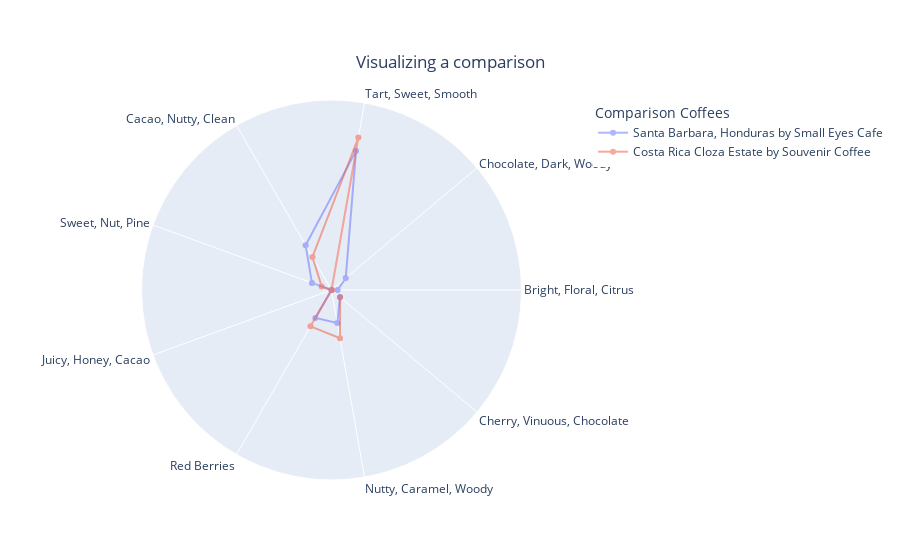

Here is the notebook cell this chart was saved with:
### Markdown cell above
## Analyzing a recommendation

I also wanted to show, visually, the similarity between a given coffee and it's recommendation, using my recommendation pipeline. The vectors below came from a coffee that was reviewed after I scraped the original corpus (Souvenier Coffee's Costa Rica Cloza Estate) and it most similar comparison in the review set (Small Eyes Cafe Santa Barbara, Honduras).

### Code cell
example_comps = [[0.00387805, 0.01173347, 0.08920644, 0.03266696, 0.01315394, 0., 0.02038074, 0.02119388, 0.00695792],[0.00036605, 0., 0.09780715, 0.02406052, 0.00661351, 0. , 0.02649725, 0.03088748, 0.00711122]]
example_comps[0]
names = ['Santa Barbara, Honduras by Small Eyes Cafe','Costa Rica Cloza Estate by Souvenir Coffee']
categories = ['bright_floral_citrus', 'choc_woody_dark', 'tart_sweet_smooth','cacao_nut_clean', 'sweet_nut_pine', 'juicy_cacao_honey', 'red_berries','woody_nut_caramel', 'cherry_vinuous_choc']
topics = ['Bright, Floral, Citrus', 'Chocolate, Dark, Woody', 'Tart, Sweet, Smooth','Cacao, Nutty, Clean', 'Sweet, Nut, Pine', 'Juicy, Honey, Cacao', 'Red Berries','Nutty, Caramel, Woody', 'Cherry, Vinuous, Chocolate']


fig = go.Figure()

for i in range(0,2):
    fig.add_trace(go.Scatterpolar(
          r=example_comps[i],
          theta=topics,
          fill=None,
          name=names[i],
        opacity = .5,
    ))
# fig.add_trace(go.Scatterpolar(
#       r=list(tableau[tableau.group == 1][categories].mean()),
#       theta=categories,
#       fill='toself',
#       name=topics[1]
# ))

fig.update_layout(
        title = {
            'text':'Visualizing a comparison',
            'y':.9,
            'x':.5,
            'xanchor':'center',
            'yanchor':'top'},
        legend_title="Comparison Coffees",
  polar=dict(
    radialaxis=dict(
      visible=False,
      range=[0, .12]
    )),
  showlegend=True
)
# fig.write_image(r'C:\Users\ejfel\Documents\metis_repos\Coffee-Reviews-NLP\Visuals\spider.png')
fig.show()

### Figure 1 — Plotly figure (JSON) as saved in the notebook; plotly's stock layout.template omitted (floating-point values rounded to 4 significant figures)
{"data": [{"name": "Santa Barbara, Honduras by Small Eyes Cafe", "opacity": 0.5, "r": [0.003878, 0.01173, 0.08921, 0.03267, 0.01315, 0, 0.02038, 0.02119, 0.006958], "theta": ["Bright, Floral, Citrus", "Chocolate, Dark, Woody", "Tart, Sweet, Smooth", "Cacao, Nutty, Clean", "Sweet, Nut, Pine", "Juicy, Honey, Cacao", "Red Berries", "Nutty, Caramel, Woody", "Cherry, Vinuous, Chocolate"], "type": "scatterpolar"}, {"name": "Costa Rica Cloza Estate by Souvenir Coffee", "opacity": 0.5, "r": [0.000366, 0, 0.09781, 0.02406, 0.006614, 0, 0.0265, 0.03089, 0.007111], "theta": ["Bright, Floral, Citrus", "Chocolate, Dark, Woody", "Tart, Sweet, Smooth", "Cacao, Nutty, Clean", "Sweet, Nut, Pine", "Juicy, Honey, Cacao", "Red Berries", "Nutty, Caramel, Woody", "Cherry, Vinuous, Chocolate"], "type": "scatterpolar"}], "layout": {"legend": {"title": {"text": "Comparison Coffees"}}, "polar": {"radialaxis": {"range": [0, 0.12], "visible": false}}, "showlegend": true, "title": {"text": "Visualizing a comparison", "x": 0.5, "xanchor": "center", "y": 0.9, "yanchor": "top"}}}
